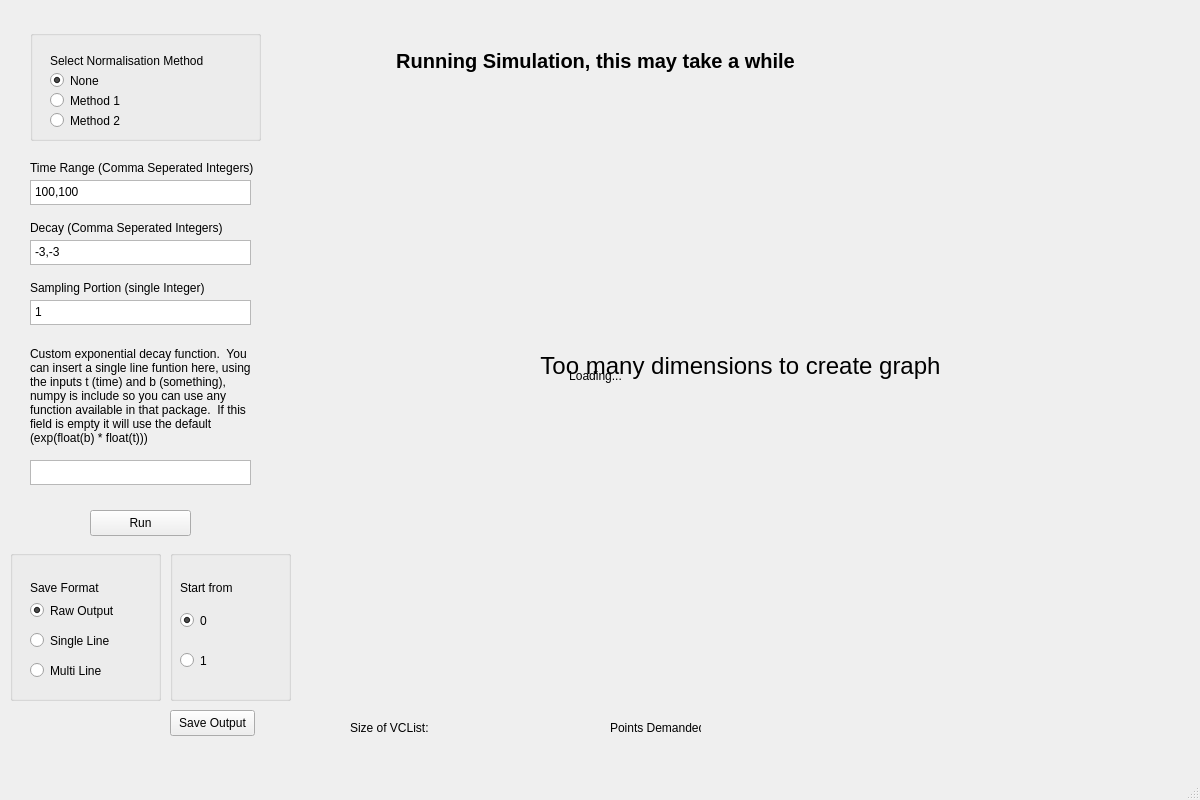
<?xml version="1.0" encoding="UTF-8"?>
<ui version="4.0">
 <class>MainWindow</class>
 <widget class="QMainWindow" name="MainWindow">
  <property name="geometry">
   <rect>
    <x>0</x>
    <y>0</y>
    <width>1200</width>
    <height>800</height>
   </rect>
  </property>
  <property name="minimumSize">
   <size>
    <width>1200</width>
    <height>800</height>
   </size>
  </property>
  <property name="maximumSize">
   <size>
    <width>1200</width>
    <height>800</height>
   </size>
  </property>
  <property name="windowTitle">
   <string>Graph Application</string>
  </property>
  <property name="windowIcon">
   <iconset>
    <normaloff>images.png</normaloff>images.png</iconset>
  </property>
  <property name="autoFillBackground">
   <bool>false</bool>
  </property>
  <widget class="QWidget" name="centralwidget">
   <widget class="QPlainTextEdit" name="timeRangeInput">
    <property name="geometry">
     <rect>
      <x>30</x>
      <y>180</y>
      <width>221</width>
      <height>25</height>
     </rect>
    </property>
    <property name="minimumSize">
     <size>
      <width>221</width>
      <height>25</height>
     </size>
    </property>
    <property name="maximumSize">
     <size>
      <width>221</width>
      <height>25</height>
     </size>
    </property>
    <property name="verticalScrollBarPolicy">
     <enum>Qt::ScrollBarAlwaysOff</enum>
    </property>
    <property name="horizontalScrollBarPolicy">
     <enum>Qt::ScrollBarAsNeeded</enum>
    </property>
    <property name="plainText">
     <string>100,100</string>
    </property>
   </widget>
   <widget class="QLabel" name="timeRangeLbl">
    <property name="geometry">
     <rect>
      <x>30</x>
      <y>160</y>
      <width>331</width>
      <height>16</height>
     </rect>
    </property>
    <property name="text">
     <string>Time Range (Comma Seperated Integers)</string>
    </property>
   </widget>
   <widget class="QPlainTextEdit" name="decayInput">
    <property name="geometry">
     <rect>
      <x>30</x>
      <y>240</y>
      <width>221</width>
      <height>25</height>
     </rect>
    </property>
    <property name="minimumSize">
     <size>
      <width>221</width>
      <height>25</height>
     </size>
    </property>
    <property name="maximumSize">
     <size>
      <width>221</width>
      <height>25</height>
     </size>
    </property>
    <property name="verticalScrollBarPolicy">
     <enum>Qt::ScrollBarAlwaysOff</enum>
    </property>
    <property name="plainText">
     <string>-3,-3</string>
    </property>
   </widget>
   <widget class="QLabel" name="decayLbl">
    <property name="geometry">
     <rect>
      <x>30</x>
      <y>220</y>
      <width>401</width>
      <height>16</height>
     </rect>
    </property>
    <property name="text">
     <string>Decay (Comma Seperated Integers)</string>
    </property>
   </widget>
   <widget class="QPushButton" name="runSimulationBtn">
    <property name="geometry">
     <rect>
      <x>90</x>
      <y>510</y>
      <width>101</width>
      <height>26</height>
     </rect>
    </property>
    <property name="toolTip">
     <string extracomment="Will generate a graph from the given input"/>
    </property>
    <property name="text">
     <string>Run</string>
    </property>
   </widget>
   <widget class="QLabel" name="samplingLbl">
    <property name="geometry">
     <rect>
      <x>30</x>
      <y>280</y>
      <width>401</width>
      <height>16</height>
     </rect>
    </property>
    <property name="text">
     <string>Sampling Portion (single Integer)</string>
    </property>
   </widget>
   <widget class="QPlainTextEdit" name="samplingInput">
    <property name="geometry">
     <rect>
      <x>30</x>
      <y>300</y>
      <width>221</width>
      <height>25</height>
     </rect>
    </property>
    <property name="minimumSize">
     <size>
      <width>221</width>
      <height>25</height>
     </size>
    </property>
    <property name="maximumSize">
     <size>
      <width>221</width>
      <height>25</height>
     </size>
    </property>
    <property name="verticalScrollBarPolicy">
     <enum>Qt::ScrollBarAlwaysOff</enum>
    </property>
    <property name="plainText">
     <string>1</string>
    </property>
   </widget>
   <widget class="QLabel" name="loadingSpinnerLbl">
    <property name="geometry">
     <rect>
      <x>0</x>
      <y>0</y>
      <width>1191</width>
      <height>751</height>
     </rect>
    </property>
    <property name="text">
     <string>Loading...</string>
    </property>
    <property name="alignment">
     <set>Qt::AlignCenter</set>
    </property>
   </widget>
   <widget class="QLabel" name="loadingLbl">
    <property name="geometry">
     <rect>
      <x>0</x>
      <y>20</y>
      <width>1191</width>
      <height>81</height>
     </rect>
    </property>
    <property name="font">
     <font>
      <pointsize>15</pointsize>
      <weight>75</weight>
      <bold>true</bold>
     </font>
    </property>
    <property name="text">
     <string>Running Simulation, this may take a while</string>
    </property>
    <property name="alignment">
     <set>Qt::AlignCenter</set>
    </property>
   </widget>
   <widget class="QPushButton" name="saveOutputBtn">
    <property name="geometry">
     <rect>
      <x>170</x>
      <y>710</y>
      <width>85</width>
      <height>26</height>
     </rect>
    </property>
    <property name="text">
     <string>Save Output</string>
    </property>
   </widget>
   <widget class="QWidget" name="graphWidget" native="true">
    <property name="geometry">
     <rect>
      <x>300</x>
      <y>20</y>
      <width>881</width>
      <height>691</height>
     </rect>
    </property>
   </widget>
   <widget class="QLabel" name="expDecayEvalLbl">
    <property name="geometry">
     <rect>
      <x>30</x>
      <y>340</y>
      <width>221</width>
      <height>111</height>
     </rect>
    </property>
    <property name="text">
     <string>Custom exponential decay function.  You can insert a single line funtion here, using the inputs t (time) and b (something), numpy is include so you can use any function available in that package.  If this field is empty it will use the default (exp(float(b) * float(t)))</string>
    </property>
    <property name="wordWrap">
     <bool>true</bool>
    </property>
   </widget>
   <widget class="QPlainTextEdit" name="expDecayEvalInput">
    <property name="geometry">
     <rect>
      <x>30</x>
      <y>460</y>
      <width>221</width>
      <height>25</height>
     </rect>
    </property>
    <property name="minimumSize">
     <size>
      <width>221</width>
      <height>25</height>
     </size>
    </property>
    <property name="maximumSize">
     <size>
      <width>221</width>
      <height>25</height>
     </size>
    </property>
    <property name="verticalScrollBarPolicy">
     <enum>Qt::ScrollBarAlwaysOff</enum>
    </property>
    <property name="plainText">
     <string/>
    </property>
   </widget>
   <widget class="QGroupBox" name="printOptionsGroup">
    <property name="geometry">
     <rect>
      <x>10</x>
      <y>550</y>
      <width>151</width>
      <height>151</height>
     </rect>
    </property>
    <property name="title">
     <string/>
    </property>
    <widget class="QRadioButton" name="printMethodRawBtn">
     <property name="geometry">
      <rect>
       <x>20</x>
       <y>50</y>
       <width>95</width>
       <height>21</height>
      </rect>
     </property>
     <property name="toolTip">
      <string>&lt;html&gt;&lt;head/&gt;&lt;body&gt;&lt;p&gt;&lt;br/&gt;&lt;/p&gt;&lt;/body&gt;&lt;/html&gt;</string>
     </property>
     <property name="text">
      <string>Raw Output</string>
     </property>
     <property name="checked">
      <bool>true</bool>
     </property>
    </widget>
    <widget class="QRadioButton" name="printMethodSingleBtn">
     <property name="geometry">
      <rect>
       <x>20</x>
       <y>80</y>
       <width>95</width>
       <height>21</height>
      </rect>
     </property>
     <property name="text">
      <string>Single Line</string>
     </property>
    </widget>
    <widget class="QRadioButton" name="printMethodMultiBtn">
     <property name="geometry">
      <rect>
       <x>20</x>
       <y>110</y>
       <width>95</width>
       <height>21</height>
      </rect>
     </property>
     <property name="text">
      <string>Multi Line</string>
     </property>
    </widget>
    <widget class="QLabel" name="startFromGroupLbl_2">
     <property name="geometry">
      <rect>
       <x>20</x>
       <y>30</y>
       <width>91</width>
       <height>16</height>
      </rect>
     </property>
     <property name="text">
      <string>Save Format</string>
     </property>
    </widget>
   </widget>
   <widget class="QGroupBox" name="startFromGroup">
    <property name="geometry">
     <rect>
      <x>170</x>
      <y>550</y>
      <width>121</width>
      <height>151</height>
     </rect>
    </property>
    <property name="title">
     <string/>
    </property>
    <widget class="QLabel" name="startFromGroupLbl">
     <property name="geometry">
      <rect>
       <x>10</x>
       <y>30</y>
       <width>91</width>
       <height>16</height>
      </rect>
     </property>
     <property name="text">
      <string>Start from</string>
     </property>
    </widget>
    <widget class="QRadioButton" name="startFrom0">
     <property name="geometry">
      <rect>
       <x>10</x>
       <y>60</y>
       <width>95</width>
       <height>21</height>
      </rect>
     </property>
     <property name="text">
      <string>0</string>
     </property>
     <property name="checked">
      <bool>true</bool>
     </property>
    </widget>
    <widget class="QRadioButton" name="startFrom1">
     <property name="geometry">
      <rect>
       <x>10</x>
       <y>100</y>
       <width>95</width>
       <height>21</height>
      </rect>
     </property>
     <property name="text">
      <string>1</string>
     </property>
    </widget>
   </widget>
   <widget class="QGroupBox" name="normalisationBox">
    <property name="geometry">
     <rect>
      <x>30</x>
      <y>30</y>
      <width>231</width>
      <height>111</height>
     </rect>
    </property>
    <property name="title">
     <string/>
    </property>
    <widget class="QLabel" name="normalisationLbl">
     <property name="geometry">
      <rect>
       <x>20</x>
       <y>20</y>
       <width>251</width>
       <height>21</height>
      </rect>
     </property>
     <property name="text">
      <string>Select Normalisation Method</string>
     </property>
    </widget>
    <widget class="QRadioButton" name="normalisationMethodNone">
     <property name="geometry">
      <rect>
       <x>20</x>
       <y>40</y>
       <width>95</width>
       <height>21</height>
      </rect>
     </property>
     <property name="text">
      <string>None</string>
     </property>
     <property name="checked">
      <bool>true</bool>
     </property>
    </widget>
    <widget class="QRadioButton" name="normalisationMethod_1">
     <property name="geometry">
      <rect>
       <x>20</x>
       <y>60</y>
       <width>95</width>
       <height>21</height>
      </rect>
     </property>
     <property name="text">
      <string>Method 1</string>
     </property>
    </widget>
    <widget class="QRadioButton" name="normalisationMethod_2">
     <property name="geometry">
      <rect>
       <x>20</x>
       <y>80</y>
       <width>95</width>
       <height>21</height>
      </rect>
     </property>
     <property name="text">
      <string>Method 2</string>
     </property>
    </widget>
   </widget>
   <widget class="QLabel" name="vclistSizeLbl">
    <property name="geometry">
     <rect>
      <x>350</x>
      <y>720</y>
      <width>81</width>
      <height>16</height>
     </rect>
    </property>
    <property name="text">
     <string>Size of VCList:</string>
    </property>
   </widget>
   <widget class="QLabel" name="vclistSizeValueLbl">
    <property name="geometry">
     <rect>
      <x>440</x>
      <y>720</y>
      <width>81</width>
      <height>16</height>
     </rect>
    </property>
    <property name="text">
     <string/>
    </property>
   </widget>
   <widget class="QLabel" name="timeVolumeLbl">
    <property name="geometry">
     <rect>
      <x>610</x>
      <y>720</y>
      <width>91</width>
      <height>16</height>
     </rect>
    </property>
    <property name="text">
     <string>Points Demanded:</string>
    </property>
   </widget>
   <widget class="QLabel" name="timeVolumeValueLbl">
    <property name="geometry">
     <rect>
      <x>720</x>
      <y>720</y>
      <width>111</width>
      <height>16</height>
     </rect>
    </property>
    <property name="text">
     <string/>
    </property>
   </widget>
   <widget class="QLabel" name="dimensionsLbl">
    <property name="geometry">
     <rect>
      <x>300</x>
      <y>20</y>
      <width>881</width>
      <height>691</height>
     </rect>
    </property>
    <property name="font">
     <font>
      <pointsize>18</pointsize>
      <weight>50</weight>
      <bold>false</bold>
     </font>
    </property>
    <property name="text">
     <string>Too many dimensions to create graph</string>
    </property>
    <property name="alignment">
     <set>Qt::AlignCenter</set>
    </property>
   </widget>
   <zorder>loadingLbl</zorder>
   <zorder>loadingSpinnerLbl</zorder>
   <zorder>timeRangeLbl</zorder>
   <zorder>decayLbl</zorder>
   <zorder>samplingLbl</zorder>
   <zorder>decayInput</zorder>
   <zorder>timeRangeInput</zorder>
   <zorder>graphWidget</zorder>
   <zorder>runSimulationBtn</zorder>
   <zorder>saveOutputBtn</zorder>
   <zorder>expDecayEvalLbl</zorder>
   <zorder>samplingInput</zorder>
   <zorder>expDecayEvalInput</zorder>
   <zorder>printOptionsGroup</zorder>
   <zorder>startFromGroup</zorder>
   <zorder>normalisationBox</zorder>
   <zorder>vclistSizeLbl</zorder>
   <zorder>vclistSizeValueLbl</zorder>
   <zorder>timeVolumeLbl</zorder>
   <zorder>timeVolumeValueLbl</zorder>
   <zorder>dimensionsLbl</zorder>
  </widget>
  <widget class="QMenuBar" name="menubar">
   <property name="geometry">
    <rect>
     <x>0</x>
     <y>0</y>
     <width>1200</width>
     <height>20</height>
    </rect>
   </property>
  </widget>
  <widget class="QStatusBar" name="statusbar"/>
 </widget>
 <resources/>
 <connections/>
</ui>
